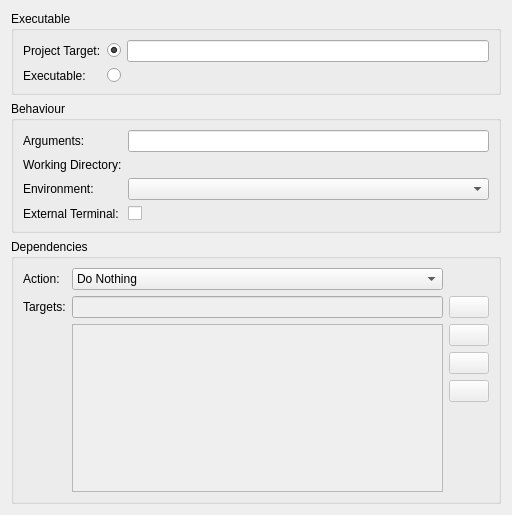
<?xml version="1.0" encoding="UTF-8"?>
<ui version="4.0">
 <class>NativeAppPage</class>
 <widget class="QWidget" name="NativeAppPage">
  <property name="geometry">
   <rect>
    <x>0</x>
    <y>0</y>
    <width>512</width>
    <height>515</height>
   </rect>
  </property>
  <layout class="QVBoxLayout" name="verticalLayout">
   <item>
    <widget class="QGroupBox" name="groupBox">
     <property name="title">
      <string>Executable</string>
     </property>
     <layout class="QGridLayout" name="gridLayout">
      <item row="0" column="1">
       <layout class="QHBoxLayout" name="horizontalLayout_2">
        <item>
         <widget class="QRadioButton" name="projectTargetRadio">
          <property name="text">
           <string/>
          </property>
          <property name="checked">
           <bool>true</bool>
          </property>
         </widget>
        </item>
        <item>
         <widget class="ProjectItemLineEdit" name="projectTarget">
          <property name="clickMessage">
           <string>Enter a project target as path in the tree</string>
          </property>
         </widget>
        </item>
       </layout>
      </item>
      <item row="1" column="1">
       <layout class="QHBoxLayout" name="horizontalLayout">
        <item>
         <widget class="QRadioButton" name="executableRadio">
          <property name="enabled">
           <bool>true</bool>
          </property>
          <property name="text">
           <string/>
          </property>
         </widget>
        </item>
        <item>
         <widget class="KUrlRequester" name="executablePath">
          <property name="enabled">
           <bool>false</bool>
          </property>
          <property name="clickMessage">
           <string>Enter the absolute path to an executable file</string>
          </property>
         </widget>
        </item>
       </layout>
      </item>
      <item row="1" column="0">
       <widget class="QLabel" name="label_2">
        <property name="text">
         <string>Executable:</string>
        </property>
        <property name="buddy">
         <cstring>executableRadio</cstring>
        </property>
       </widget>
      </item>
      <item row="0" column="0">
       <widget class="QLabel" name="label">
        <property name="text">
         <string>Project Target:</string>
        </property>
        <property name="buddy">
         <cstring>projectTargetRadio</cstring>
        </property>
       </widget>
      </item>
     </layout>
     <zorder></zorder>
     <zorder>label_2</zorder>
     <zorder>label</zorder>
    </widget>
   </item>
   <item>
    <widget class="QGroupBox" name="groupBox_2">
     <property name="title">
      <string>Behaviour</string>
     </property>
     <layout class="QGridLayout" name="gridLayout_2">
      <item row="0" column="0">
       <widget class="QLabel" name="label_3">
        <property name="text">
         <string>Arguments:</string>
        </property>
        <property name="buddy">
         <cstring>arguments</cstring>
        </property>
       </widget>
      </item>
      <item row="0" column="1">
       <widget class="KLineEdit" name="arguments">
        <property name="toolTip">
         <string>Enter arguments to give to the executable</string>
        </property>
        <property name="clickMessage">
         <string>Enter arguments to give to the executable</string>
        </property>
       </widget>
      </item>
      <item row="1" column="0">
       <widget class="QLabel" name="label_4">
        <property name="text">
         <string>Working Directory:</string>
        </property>
        <property name="buddy">
         <cstring>workingDirectory</cstring>
        </property>
       </widget>
      </item>
      <item row="1" column="1">
       <widget class="KUrlRequester" name="workingDirectory">
        <property name="toolTip">
         <string>Select a working directory for the executable</string>
        </property>
        <property name="clickMessage">
         <string>Select a working directory for the executable</string>
        </property>
       </widget>
      </item>
      <item row="2" column="0">
       <widget class="QLabel" name="label_5">
        <property name="text">
         <string>Environment:</string>
        </property>
        <property name="buddy">
         <cstring>environment</cstring>
        </property>
       </widget>
      </item>
      <item row="2" column="1">
       <widget class="KDevelop::EnvironmentSelectionWidget" name="environment">
        <property name="toolTip">
         <string>Select an environment to be used</string>
        </property>
       </widget>
      </item>
      <item row="3" column="0">
       <widget class="QLabel" name="label_6">
        <property name="text">
         <string>External Terminal:</string>
        </property>
        <property name="buddy">
         <cstring>runInTerminal</cstring>
        </property>
       </widget>
      </item>
      <item row="3" column="1">
       <widget class="QCheckBox" name="runInTerminal">
        <property name="toolTip">
         <string>When enabled, runs the application in an external terminal.</string>
        </property>
        <property name="text">
         <string/>
        </property>
       </widget>
      </item>
     </layout>
    </widget>
   </item>
   <item>
    <widget class="QGroupBox" name="groupBox_3">
     <property name="title">
      <string>Dependencies</string>
     </property>
     <layout class="QGridLayout" name="gridLayout_3">
      <item row="1" column="0">
       <widget class="QLabel" name="label_7">
        <property name="text">
         <string>Targets:</string>
        </property>
        <property name="buddy">
         <cstring>targetDependency</cstring>
        </property>
       </widget>
      </item>
      <item row="1" column="1">
       <widget class="ProjectItemLineEdit" name="targetDependency">
        <property name="enabled">
         <bool>false</bool>
        </property>
        <property name="toolTip">
         <string>Enter a dependency to add to the list</string>
        </property>
        <property name="clickMessage">
         <string>Enter a dependency to add to the list</string>
        </property>
       </widget>
      </item>
      <item row="2" column="2">
       <widget class="QPushButton" name="removeDependency">
        <property name="enabled">
         <bool>false</bool>
        </property>
        <property name="toolTip">
         <string>Removes the selected dependencies from the list.</string>
        </property>
        <property name="text">
         <string></string>
        </property>
       </widget>
      </item>
      <item row="3" column="2">
       <widget class="QPushButton" name="moveDepUp">
        <property name="enabled">
         <bool>false</bool>
        </property>
        <property name="toolTip">
         <string>Move a dependency up in the list.</string>
        </property>
        <property name="text">
         <string></string>
        </property>
       </widget>
      </item>
      <item row="4" column="2">
       <widget class="QPushButton" name="moveDepDown">
        <property name="enabled">
         <bool>false</bool>
        </property>
        <property name="toolTip">
         <string>Moves the selected dependency down in the list.</string>
        </property>
        <property name="text">
         <string></string>
        </property>
       </widget>
      </item>
      <item row="5" column="2">
       <spacer name="verticalSpacer">
        <property name="orientation">
         <enum>Qt::Vertical</enum>
        </property>
        <property name="sizeHint" stdset="0">
         <size>
          <width>20</width>
          <height>40</height>
         </size>
        </property>
       </spacer>
      </item>
      <item row="1" column="2">
       <widget class="QPushButton" name="addDependency">
        <property name="enabled">
         <bool>false</bool>
        </property>
        <property name="toolTip">
         <string>Adds the listed target to the dependency list.</string>
        </property>
        <property name="text">
         <string></string>
        </property>
       </widget>
      </item>
      <item row="0" column="1">
       <widget class="KComboBox" name="dependencyAction">
        <property name="toolTip">
         <string>Specifies the action to take for the dependencies before starting the executable.</string>
        </property>
        <property name="whatsThis">
         <string>The selected action will be run before the executable is started.  This allows there to be parts of a project, upon which the executable does not directly depend, to be built and/or installed before running the application.</string>
        </property>
        <property name="frame">
         <bool>true</bool>
        </property>
        <item>
         <property name="text">
          <string>Do Nothing</string>
         </property>
        </item>
        <item>
         <property name="text">
          <string>Build</string>
         </property>
        </item>
        <item>
         <property name="text">
          <string>Build and Install</string>
         </property>
        </item>
        <item>
         <property name="text">
          <string>Build and Install (as Superuser)</string>
         </property>
        </item>
       </widget>
      </item>
      <item row="0" column="0">
       <widget class="QLabel" name="label_8">
        <property name="text">
         <string>Action:</string>
        </property>
        <property name="buddy">
         <cstring>dependencyAction</cstring>
        </property>
       </widget>
      </item>
      <item row="2" column="1" rowspan="4">
       <widget class="KListWidget" name="dependencies">
        <property name="enabled">
         <bool>false</bool>
        </property>
        <property name="toolTip">
         <string>List of indirect dependent targets.</string>
        </property>
        <property name="whatsThis">
         <string>This list should contain targets that the application does not directly depend on, but for which an action needs to be taken before running the application.</string>
        </property>
        <property name="alternatingRowColors">
         <bool>true</bool>
        </property>
        <property name="uniformItemSizes">
         <bool>true</bool>
        </property>
       </widget>
      </item>
     </layout>
    </widget>
   </item>
  </layout>
 </widget>
 <customwidgets>
  <customwidget>
   <class>KUrlRequester</class>
   <extends>QFrame</extends>
   <header>kurlrequester.h</header>
  </customwidget>
  <customwidget>
   <class>KListWidget</class>
   <extends>QListWidget</extends>
   <header>klistwidget.h</header>
  </customwidget>
  <customwidget>
   <class>KLineEdit</class>
   <extends>QLineEdit</extends>
   <header>klineedit.h</header>
  </customwidget>
  <customwidget>
   <class>KComboBox</class>
   <extends>QComboBox</extends>
   <header>kcombobox.h</header>
  </customwidget>
  <customwidget>
   <class>KDevelop::EnvironmentSelectionWidget</class>
   <extends>KComboBox</extends>
   <header>util/environmentselectionwidget.h</header>
  </customwidget>
  <customwidget>
   <class>ProjectItemLineEdit</class>
   <extends>KLineEdit</extends>
   <header>project/projectitemlineedit.h</header>
  </customwidget>
 </customwidgets>
 <tabstops>
  <tabstop>projectTargetRadio</tabstop>
  <tabstop>projectTarget</tabstop>
  <tabstop>executableRadio</tabstop>
  <tabstop>executablePath</tabstop>
  <tabstop>arguments</tabstop>
  <tabstop>workingDirectory</tabstop>
  <tabstop>environment</tabstop>
  <tabstop>runInTerminal</tabstop>
  <tabstop>targetDependency</tabstop>
  <tabstop>addDependency</tabstop>
  <tabstop>dependencies</tabstop>
  <tabstop>removeDependency</tabstop>
  <tabstop>moveDepUp</tabstop>
  <tabstop>moveDepDown</tabstop>
 </tabstops>
 <resources/>
 <connections>
  <connection>
   <sender>projectTargetRadio</sender>
   <signal>toggled(bool)</signal>
   <receiver>projectTarget</receiver>
   <slot>setEnabled(bool)</slot>
   <hints>
    <hint type="sourcelabel">
     <x>142</x>
     <y>55</y>
    </hint>
    <hint type="destinationlabel">
     <x>337</x>
     <y>60</y>
    </hint>
   </hints>
  </connection>
  <connection>
   <sender>projectTargetRadio</sender>
   <signal>toggled(bool)</signal>
   <receiver>executablePath</receiver>
   <slot>setDisabled(bool)</slot>
   <hints>
    <hint type="sourcelabel">
     <x>142</x>
     <y>55</y>
    </hint>
    <hint type="destinationlabel">
     <x>384</x>
     <y>92</y>
    </hint>
   </hints>
  </connection>
  <connection>
   <sender>executableRadio</sender>
   <signal>toggled(bool)</signal>
   <receiver>projectTarget</receiver>
   <slot>setDisabled(bool)</slot>
   <hints>
    <hint type="sourcelabel">
     <x>142</x>
     <y>87</y>
    </hint>
    <hint type="destinationlabel">
     <x>473</x>
     <y>60</y>
    </hint>
   </hints>
  </connection>
  <connection>
   <sender>executableRadio</sender>
   <signal>toggled(bool)</signal>
   <receiver>executablePath</receiver>
   <slot>setEnabled(bool)</slot>
   <hints>
    <hint type="sourcelabel">
     <x>142</x>
     <y>87</y>
    </hint>
    <hint type="destinationlabel">
     <x>473</x>
     <y>92</y>
    </hint>
   </hints>
  </connection>
 </connections>
</ui>
